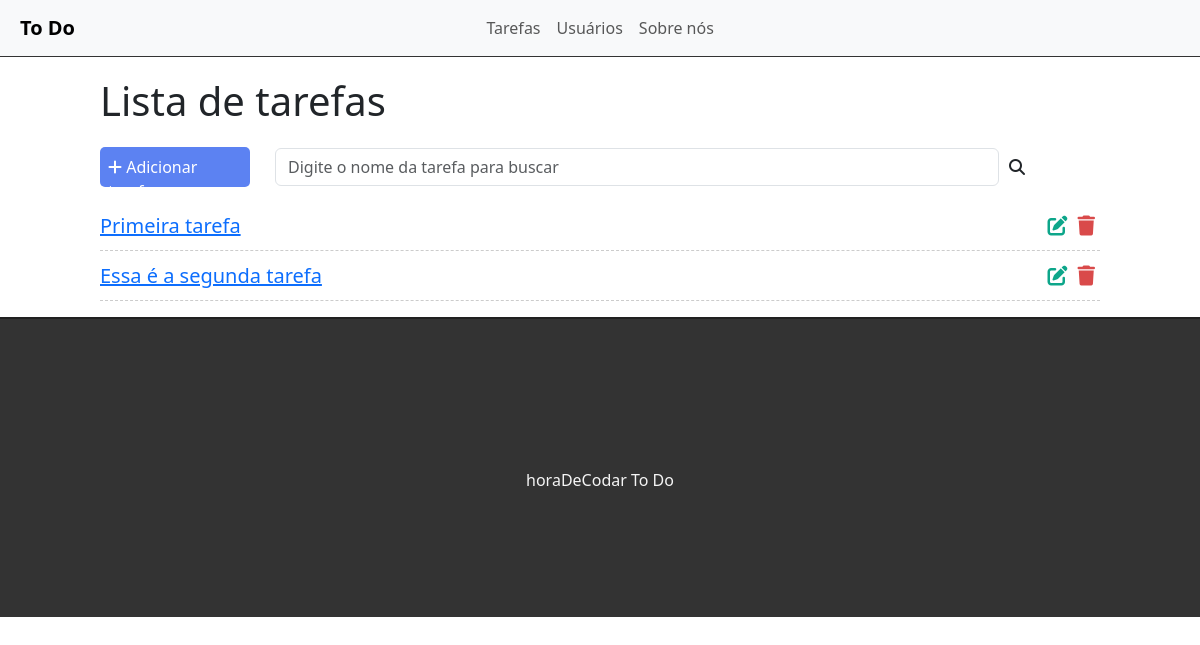
/, run on an earlier commit of the app's database.
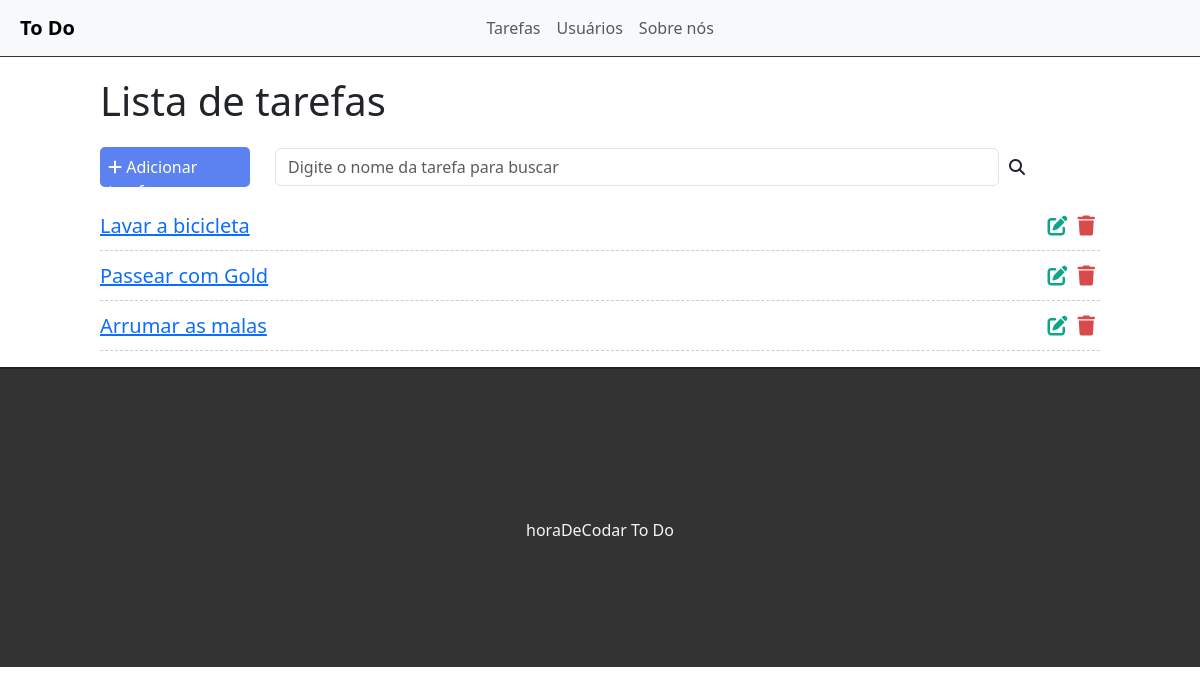
And on a later commit of the database.
### tasks/models.py (models this page shows, shortened)
class Task(models.Model):
	title = models.CharField(max_length=255)
	description = models.TextField()
	done = models.CharField(
		max_length=5,
		choices=STATUS,
	)
	created_at = models.DateField(auto_now_add=True)
	update_at = models.DateField(auto_now=True)

### tasks/views.py (the view)
# urls.py: path('', views.taskList, name='task-list'),
def taskList(request):
	tasks = Task.objects.all().order_by('-created_at') #Pegando todos os objetos Tasks do banco de dados
	return render(request, 'tasks/list.html', {'tasks': tasks} )

### tasks/templates/tasks/list.html (shortened to what this page needs)
{% extends 'base.html' %}
{% block content %}
<div class="offset-1 col-10 list-div">
	<h1>Lista de tarefas</h1>
	<div class="add-search">
		<a id='add-task' href="newtask/">
			<div class="col-2 add-div">
				<i class="fa-solid fa-plus"></i> Adicionar tarefa
			</div>
		</a>
		<div class="col-9 search-div" id="search-bar">
			<input class="form-control" type="text" id="search" placeholder="Digite o nome da tarefa para buscar">
			<i class="fas fa-search"></i>
		</div>
	</div>
	<ul class="task-list">
		{% for task in tasks %}
		<li class="task-item">
			<span><a href="/task/{{task.id}}">{{task.title}}</a></span>
			<span><i class="fas fa-trash"></i></span>
			<span><a href="/edit/{{task.id}}"><i class="fas fa-edit"></i></a></span>
		</li>
		{% endfor %}
	</ul>
</div>
{% endblock %}

### tasks/templates/base.html (shortened to what this page needs)
{% load static %}
<!DOCTYPE html>
<html lang="pt-br">
<head>
	<link href="https://cdn.jsdelivr.net/npm/bootstrap@5.3.0-alpha1/dist/css/bootstrap.min.css" rel="stylesheet">
	<link rel="stylesheet" href="{% static 'css/styles.css' %}">
</head>
<body>
	<div class="container-fluid">
		<nav class="navbar navbar-expand-lg bg-body-tertiary">
			<div class="container-fluid">
				<a class="navbar-brand" href="/">To Do</a>
				<div class="collapse navbar-collapse" id="navbarSupportedContent">
					<ul class="navbar-nav me-auto mb-2 mb-lg-0">
						<li class="nav-item">
							<a class="nav-link" href="#">Tarefas</a>
						</li>
						<li class="nav-item">
							<a class="nav-link" href="#">Usuários</a>
						</li>
						<li class="nav-item">
							<a class="nav-link" href="#">Sobre nós</a>
						</li>
					</ul>
				</div>
			</div>
		</nav>
		{% block content %}
		{% endblock %}
		<footer>
			<p>horaDeCodar To Do</p>
		</footer>
	</div>
</body>
</html>

### tasks/static/css/styles.css (style rules this page uses)
.container-fluid { padding: 0; }
.navbar { border-bottom: 1px solid #333; margin-bottom: 20px; padding-right: 10px; }
.navbar-nav { margin: auto; padding-right: 64.64px; }
.navbar-brand { padding-left: 20px; margin: 0; font-weight: bold; }
#add-task { text-decoration: none; }
.add-div { background-color: #5C82F2; cursor: pointer; color: white; padding: 8px; height: 40px; width: 150px; border-radius: 5px; margin-right: 25px ; }
.add-search { display: flex; flex-direction: row; align-items: center; }
#search-bar { display: flex; flex-direction: row; align-items: center; }
.fas.fa-search { padding-left: 10px; }
.search-div { padding: 0px; margin-top: 15px; margin-bottom: 15px; }
.list-div { padding: 0; }
.task-list { padding-left: 0; }
.task-item { list-style: none; font-size: 20px; height: 50px; padding-top: 10px; border-bottom: 1px dashed #ccc; }
.fas.fa-trash, .fas.fa-edit { cursor: pointer; margin: 5px; font-size: 20px; float: right; }
.fas.fa-trash { color: #D94A4A; }
.fas.fa-edit { color: #0DA68A; }
footer { background-color: #333; height: 300px; border-top: 2px solid #202020; }
footer p { color: #f5f5f5; text-align: center; top: 50%; position: relative; }

What changed in the data, as far as the page shows it:
removed Task: title "Primeira tarefa"
removed Task: title "Essa é a segunda tarefa"
added Task: title "Lavar a bicicleta"
added Task: title "Passear com Gold"
added Task: title "Arrumar as malas"
